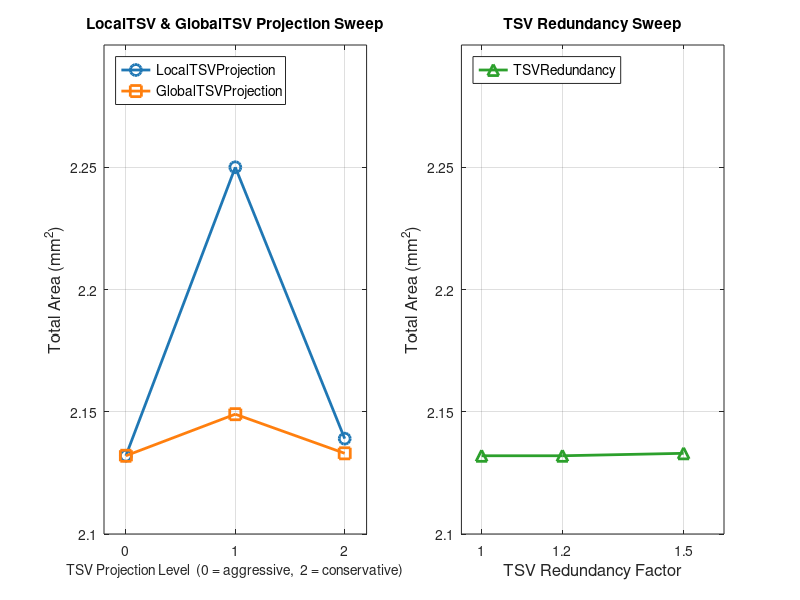

Source code (MATLAB): (Note: this script raises an error after producing the figure.)
% fig5_tsv_sensitivity_area.m
% TSV Parameter Sensitivity — Total Area (3D SRAM @ 32nm) — ESE5760 Final Project
% Baseline: LocalTSVProjection=0, GlobalTSVProjection=0, TSVRedundancy=1.0
% One parameter swept at a time

% --- LocalTSVProjection sweep (values 0, 1, 2) ---
local_x    = [0, 1, 2];
local_area = [2.132, 2.250, 2.139];

% --- GlobalTSVProjection sweep (values 0, 1, 2) ---
global_x    = [0, 1, 2];
global_area = [2.132, 2.149, 2.133];

% --- TSVRedundancy sweep (values 1.0, 1.2, 1.5) ---
redund_x    = [1.0, 1.2, 1.5];
redund_area = [2.132, 2.132, 2.133];

figure('Position', [100 100 900 480]);

subplot(1,2,1);
plot(local_x,  local_area,  '-o', 'Color', [0.122 0.467 0.706], 'LineWidth', 2, 'MarkerSize', 8); hold on;
plot(global_x, global_area, '-s', 'Color', [1.000 0.498 0.055], 'LineWidth', 2, 'MarkerSize', 8);
set(gca, 'XTick', [0 1 2], 'FontSize', 10);
xlim([-0.2 2.2]);
ylim([2.10 2.30]);
xlabel('TSV Projection Level  (0 = aggressive,  2 = conservative)', 'FontSize', 10);
ylabel('Total Area (mm^2)', 'FontSize', 12);
title('LocalTSV & GlobalTSV Projection Sweep', 'FontSize', 11, 'FontWeight', 'bold');
legend('LocalTSVProjection', 'GlobalTSVProjection', 'Location', 'northwest', 'FontSize', 10);
grid on; box on;

subplot(1,2,2);
plot(redund_x, redund_area, '-^', 'Color', [0.173 0.627 0.173], 'LineWidth', 2, 'MarkerSize', 8);
set(gca, 'XTick', [1.0 1.2 1.5], 'FontSize', 10);
xlim([0.95 1.6]);
ylim([2.10 2.30]);
xlabel('TSV Redundancy Factor', 'FontSize', 12);
ylabel('Total Area (mm^2)', 'FontSize', 12);
title('TSV Redundancy Sweep', 'FontSize', 11, 'FontWeight', 'bold');
legend('TSVRedundancy', 'Location', 'northwest', 'FontSize', 10);
grid on; box on;

sgtitle('TSV Parameter Sensitivity — Total Area  (3D SRAM @ 32 nm)', 'FontSize', 13, 'FontWeight', 'bold');

drawnow;
set(gcf, 'Renderer', 'painters');
print('-djpeg', '-r150', fullfile(fileparts(mfilename('fullpath')), '..', 'plots', 'fig5_tsv_sensitivity_area.jpg'));
